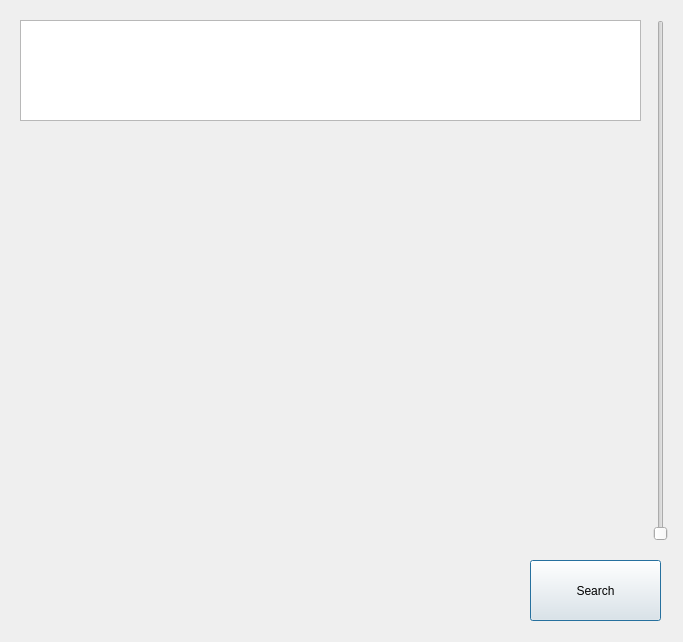
<?xml version="1.0" encoding="UTF-8"?>
<ui version="4.0">
 <class>AlarmList</class>
 <widget class="QDialog" name="AlarmList">
  <property name="geometry">
   <rect>
    <x>0</x>
    <y>0</y>
    <width>683</width>
    <height>642</height>
   </rect>
  </property>
  <property name="windowTitle">
   <string>Alarm List</string>
  </property>
  <widget class="QPushButton" name="SearchButton">
   <property name="geometry">
    <rect>
     <x>530</x>
     <y>560</y>
     <width>131</width>
     <height>61</height>
    </rect>
   </property>
   <property name="text">
    <string>Search</string>
   </property>
  </widget>
  <widget class="QTextBrowser" name="textBrowser">
   <property name="geometry">
    <rect>
     <x>20</x>
     <y>20</y>
     <width>621</width>
     <height>101</height>
    </rect>
   </property>
  </widget>
  <widget class="QSlider" name="AlarmListScroll">
   <property name="geometry">
    <rect>
     <x>650</x>
     <y>20</y>
     <width>22</width>
     <height>521</height>
    </rect>
   </property>
   <property name="orientation">
    <enum>Qt::Vertical</enum>
   </property>
  </widget>
 </widget>
 <resources/>
 <connections/>
</ui>
